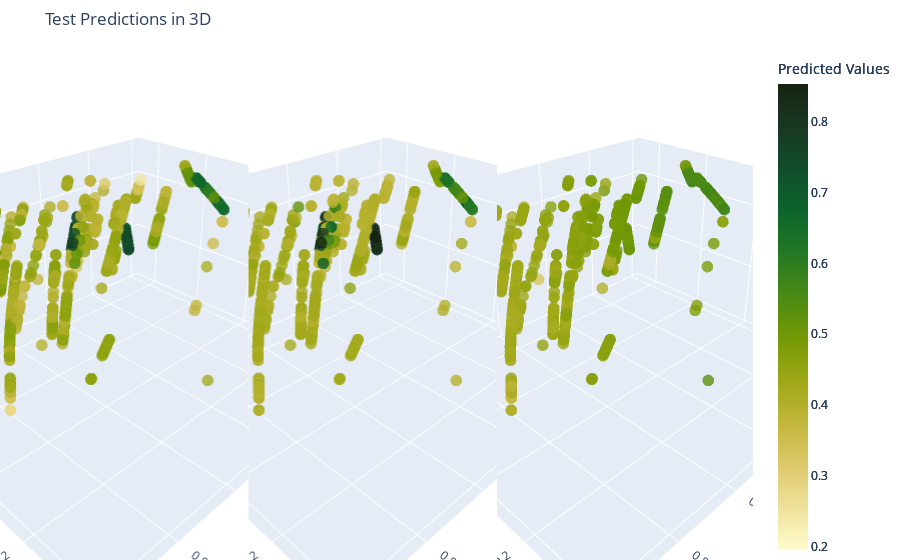

The notebook cell saved with this chart:
### Code cell
import plotly.graph_objects as go

# Extract relevant rows from deposit_data for the test set
test_data_xyz = deposit_data.loc[idx_test, ['X', 'Y', 'Z']].values

# Determine the color range based on all sets of predictions
min_value = min(test_predictions_nn.min(), test_predictions_dk.min(), test_predictions_rk.min())
max_value = max(test_predictions_nn.max(), test_predictions_dk.max(), test_predictions_rk.max())

# Create subplot figure
fig = go.Figure()

# Define the first subplot (left side)
fig.add_trace(go.Scatter3d(
    x=test_data_xyz[:, 0],  # X coordinates
    y=test_data_xyz[:, 1],  # Y coordinates
    z=test_data_xyz[:, 2],  # Z coordinates
    mode='markers',
    marker=dict(
        size=4,
        color=test_predictions_dk.ravel(),  # Color based on predictions
        colorscale='speed',    # Color scale
        cmin=min_value,
        cmax=max_value,
        opacity=0.8,
        colorbar=dict(title='Predicted Values')
    ),
    showlegend=False
))

# Define the second subplot (middle)
fig.add_trace(go.Scatter3d(
    x=test_data_xyz[:, 0],  # X coordinates
    y=test_data_xyz[:, 1],  # Y coordinates
    z=test_data_xyz[:, 2],  # Z coordinates
    mode='markers',
    marker=dict(
        size=4,
        color=test_predictions_nn.ravel(),  # Color based on predictions
        colorscale='speed',    # Color scale
        cmin=min_value,
        cmax=max_value,
        opacity=0.8,
        colorbar=dict(title='Predicted Values')
    ),
    showlegend=False,
    scene='scene2'
))

# Define the third subplot (right side)
fig.add_trace(go.Scatter3d(
    x=test_data_xyz[:, 0],  # X coordinates
    y=test_data_xyz[:, 1],  # Y coordinates
    z=test_data_xyz[:, 2],  # Z coordinates
    mode='markers',
    marker=dict(
        size=4,
        color=test_predictions_rk.ravel(),  # Color based on predictions
        colorscale='speed',    # Color scale
        cmin=min_value,
        cmax=max_value,
        opacity=0.8,
        colorbar=dict(title='Predicted Values')
    ),
    showlegend=False,
    scene='scene3'
))

# Update layout for all subplots
fig.update_layout(
    title='Test Predictions in 3D',
    scene=dict(
        xaxis_title='X',
        yaxis_title='Y',
        zaxis_title='Z',
        domain=dict(x=[0, 0.33]),
        camera_eye=dict(x=-1.25, y=1.25, z=1)
    ),
    scene2=dict(
        xaxis_title='X',
        yaxis_title='Y',
        zaxis_title='Z',
        domain=dict(x=[0.33, 0.66]),
        camera_eye=dict(x=-1.25, y=1.25, z=1)
    ),
    scene3=dict(
        xaxis_title='X',
        yaxis_title='Y',
        zaxis_title='Z',
        domain=dict(x=[0.66, 1]),
        camera_eye=dict(x=-1.25, y=1.25, z=1)
    ),
    margin=dict(l=0, r=0, b=0, t=50),
)

# Show plot
fig.show()

### Figure 1 — Plotly figure (JSON) as saved in the notebook; plotly's stock layout.template omitted (floating-point values rounded to 4 significant figures; data arrays with more than 128 entries replaced by an {"elided": "..."} marker saying what was removed)
{"data": [{"marker": {"cmax": 0.8537, "cmin": 0.1949, "color": {"elided": "786 float values"}, "colorbar": {"title": {"text": "Predicted Values"}}, "colorscale": [[0, "rgb(254, 252, 205)"], [0.09091, "rgb(239, 225, 156)"], [0.1818, "rgb(221, 201, 106)"], [0.2727, "rgb(194, 182, 59)"], [0.3636, "rgb(157, 167, 21)"], [0.4545, "rgb(116, 153, 5)"], [0.5455, "rgb(75, 138, 20)"], [0.6364, "rgb(35, 121, 36)"], [0.7273, "rgb(11, 100, 44)"], [0.8182, "rgb(18, 78, 43)"], [0.9091, "rgb(25, 56, 34)"], [1, "rgb(23, 35, 18)"]], "opacity": 0.8, "size": 4}, "mode": "markers", "showlegend": false, "type": "scatter3d", "x": {"elided": "786 float values"}, "y": {"elided": "786 float values"}, "z": {"elided": "786 float values"}}, {"marker": {"cmax": 0.8537, "cmin": 0.1949, "color": {"elided": "786 float values"}, "colorbar": {"title": {"text": "Predicted Values"}}, "colorscale": [[0, "rgb(254, 252, 205)"], [0.09091, "rgb(239, 225, 156)"], [0.1818, "rgb(221, 201, 106)"], [0.2727, "rgb(194, 182, 59)"], [0.3636, "rgb(157, 167, 21)"], [0.4545, "rgb(116, 153, 5)"], [0.5455, "rgb(75, 138, 20)"], [0.6364, "rgb(35, 121, 36)"], [0.7273, "rgb(11, 100, 44)"], [0.8182, "rgb(18, 78, 43)"], [0.9091, "rgb(25, 56, 34)"], [1, "rgb(23, 35, 18)"]], "opacity": 0.8, "size": 4}, "mode": "markers", "scene": "scene2", "showlegend": false, "type": "scatter3d", "x": {"elided": "786 float values"}, "y": {"elided": "786 float values"}, "z": {"elided": "786 float values"}}, {"marker": {"cmax": 0.8537, "cmin": 0.1949, "color": {"elided": "786 float values"}, "colorbar": {"title": {"text": "Predicted Values"}}, "colorscale": [[0, "rgb(254, 252, 205)"], [0.09091, "rgb(239, 225, 156)"], [0.1818, "rgb(221, 201, 106)"], [0.2727, "rgb(194, 182, 59)"], [0.3636, "rgb(157, 167, 21)"], [0.4545, "rgb(116, 153, 5)"], [0.5455, "rgb(75, 138, 20)"], [0.6364, "rgb(35, 121, 36)"], [0.7273, "rgb(11, 100, 44)"], [0.8182, "rgb(18, 78, 43)"], [0.9091, "rgb(25, 56, 34)"], [1, "rgb(23, 35, 18)"]], "opacity": 0.8, "size": 4}, "mode": "markers", "scene": "scene3", "showlegend": false, "type": "scatter3d", "x": {"elided": "786 float values"}, "y": {"elided": "786 float values"}, "z": {"elided": "786 float values"}}], "layout": {"margin": {"b": 0, "l": 0, "r": 0, "t": 50}, "scene": {"camera": {"eye": {"x": -1.25, "y": 1.25, "z": 1}}, "domain": {"x": [0, 0.33]}, "xaxis": {"title": {"text": "X"}}, "yaxis": {"title": {"text": "Y"}}, "zaxis": {"title": {"text": "Z"}}}, "scene2": {"camera": {"eye": {"x": -1.25, "y": 1.25, "z": 1}}, "domain": {"x": [0.33, 0.66]}, "xaxis": {"title": {"text": "X"}}, "yaxis": {"title": {"text": "Y"}}, "zaxis": {"title": {"text": "Z"}}}, "scene3": {"camera": {"eye": {"x": -1.25, "y": 1.25, "z": 1}}, "domain": {"x": [0.66, 1]}, "xaxis": {"title": {"text": "X"}}, "yaxis": {"title": {"text": "Y"}}, "zaxis": {"title": {"text": "Z"}}}, "title": {"text": "Test Predictions in 3D"}}}
